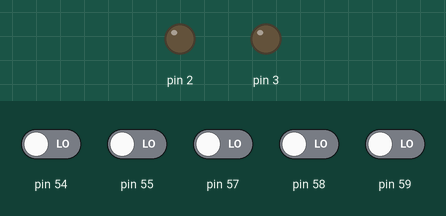
Simulated run of this sketch. Board: Arduino Mega 2560, built with avr-gcc and run on an emulated ATmega2560. Parts: output pins drawn as LEDs (lit = HIGH). Inputs (shaded band) come from the test bench; at power-on: pin 54, pin 55, pin 57–59 LOW.

Above: at 1.2 s.
1.3 s: pin 54 driven HIGH
At 1.9 s:
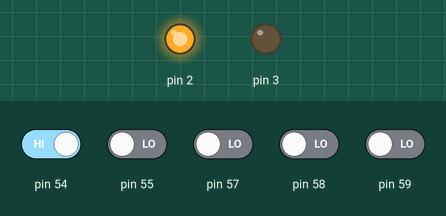
2.8 s: pin 57 driven HIGH
At 3.7 s:
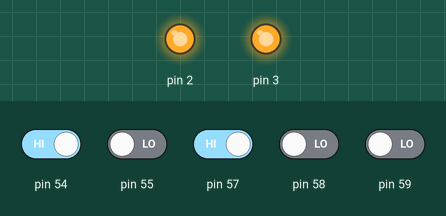
4.3 s: pin 55 driven HIGH
At 5.4 s:
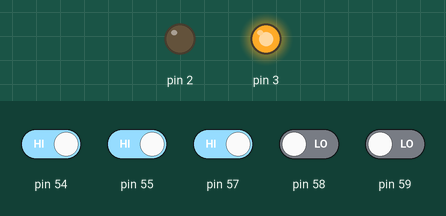
5.8 s: pin 55 driven LOW
At 6.5 s:
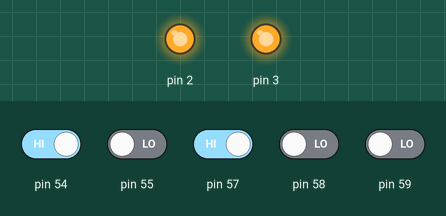
7.3 s: pin 59 driven HIGH
At 7.7 s:
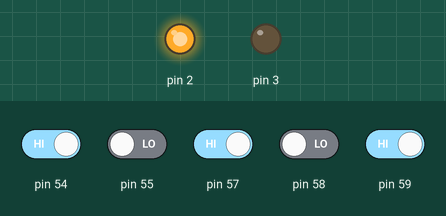
Timing chart, 0 to 9.8 s (numbered marks = the images above; inputs shaded):
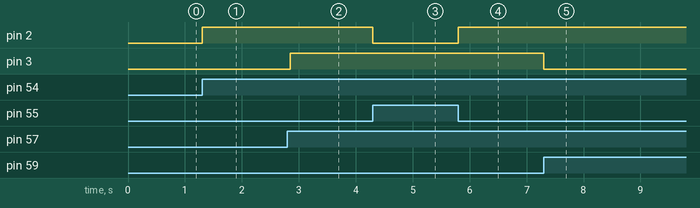

Measured:
- after the input at 1.3 s, pin 2: LOW → HIGH at once
- after the input at 2.8 s, pin 3: LOW → HIGH after 0.05 s
- after the input at 4.3 s, pin 2: HIGH → LOW at once
- after the input at 5.8 s, pin 2: LOW → HIGH at once
- after the input at 7.3 s, pin 3: HIGH → LOW at once

The sketch:

TC102_Bascule_RelayTemp_te.ino
```cpp
#include <SPI.h>
#include <Controllino.h>

//
// Tâche : TC102_Bascule_RelayTempête
//

// Définition des variables
bool bRS1;
bool bRS2;
bool bBasculerUneFois;

//
// Configuration
//
void setup() {
  // Définir les broches en tant qu'entrées ou sorties
  pinMode(CONTROLLINO_A0, INPUT);
  pinMode(CONTROLLINO_A1, INPUT);
  pinMode(CONTROLLINO_A3, INPUT);
  pinMode(CONTROLLINO_A4, INPUT);
  pinMode(CONTROLLINO_A5, INPUT);
  pinMode(CONTROLLINO_D0, OUTPUT);
  pinMode(CONTROLLINO_D1, OUTPUT);
}

//
// Boucle
//
void loop() {
  // Bascule

  // S R
  // 0 0    x
  // 0 1    0
  // 1 0    1
  // 1 1    0

  if (digitalRead(CONTROLLINO_A0))
    bRS1 = true;
  if (digitalRead(CONTROLLINO_A1))
    bRS1 = false;

  digitalWrite(CONTROLLINO_D0, bRS1);

  // RelaisTempête

  if (digitalRead(CONTROLLINO_A3) && (bBasculerUneFois == false)) {
    bRS2 = !bRS2;
    bBasculerUneFois = true;
    delay(50);
  }
  if (!digitalRead(CONTROLLINO_A3) && (bBasculerUneFois == true)) {
    bBasculerUneFois = false;
    delay(50);
  }
  if (digitalRead(CONTROLLINO_A4))
    bRS2 = true;
  if (digitalRead(CONTROLLINO_A5))
    bRS2 = false;

  digitalWrite(CONTROLLINO_D1, bRS2);
}
```
